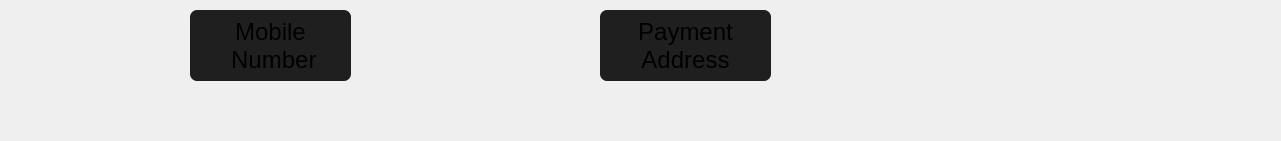
         <widget class="QWidget" name="widget_35" native="true">
          <property name="geometry">
           <rect>
            <x>0</x>
            <y>100</y>
            <width>1281</width>
            <height>141</height>
           </rect>
          </property>
          <widget class="QLabel" name="label_112">
           <property name="geometry">
            <rect>
             <x>90</x>
             <y>0</y>
             <width>100</width>
             <height>91</height>
            </rect>
           </property>
           <property name="minimumSize">
            <size>
             <width>0</width>
             <height>0</height>
            </size>
           </property>
           <property name="maximumSize">
            <size>
             <width>100</width>
             <height>100</height>
            </size>
           </property>
           <property name="text">
            <string/>
           </property>
           <property name="pixmap">
            <pixmap resource="assets2.qrc">:/new/prefix2/mobile.png</pixmap>
           </property>
           <property name="scaledContents">
            <bool>true</bool>
           </property>
          </widget>
          <widget class="QPushButton" name="pushButton_107">
           <property name="geometry">
            <rect>
             <x>190</x>
             <y>10</y>
             <width>161</width>
             <height>71</height>
            </rect>
           </property>
           <property name="font">
            <font>
             <pointsize>18</pointsize>
            </font>
           </property>
           <property name="styleSheet">
            <string notr="true">background-color: rgb(31, 31, 31);
border-radius:7px;</string>
           </property>
           <property name="text">
            <string>Mobile
 Number</string>
           </property>
          </widget>
          <widget class="QLabel" name="label_113">
           <property name="geometry">
            <rect>
             <x>500</x>
             <y>0</y>
             <width>100</width>
             <height>100</height>
            </rect>
           </property>
           <property name="minimumSize">
            <size>
             <width>0</width>
             <height>0</height>
            </size>
           </property>
           <property name="maximumSize">
            <size>
             <width>100</width>
             <height>100</height>
            </size>
           </property>
           <property name="text">
            <string/>
           </property>
           <property name="pixmap">
            <pixmap resource="assets2.qrc">:/new/prefix2/paymentAddress.png</pixmap>
           </property>
           <property name="scaledContents">
            <bool>true</bool>
           </property>
          </widget>
          <widget class="QPushButton" name="pushButton_108">
           <property name="geometry">
            <rect>
             <x>600</x>
             <y>10</y>
             <width>171</width>
             <height>71</height>
            </rect>
           </property>
           <property name="font">
            <font>
             <pointsize>18</pointsize>
            </font>
           </property>
           <property name="styleSheet">
            <string notr="true">background-color: rgb(31, 31, 31);
border-radius:7px;</string>
           </property>
           <property name="text">
            <string>Payment
Address</string>
           </property>
          </widget>
         </widget>
